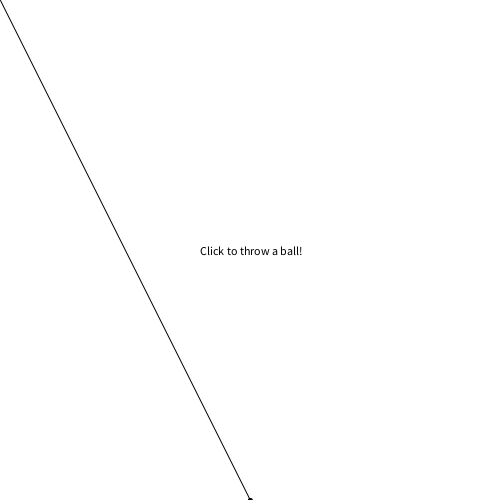
Frame 1 (no input)
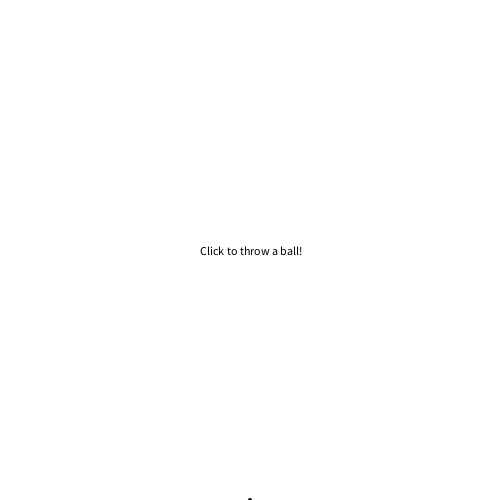
Frame 60 (the mouse pressed at the canvas centre just before this capture)
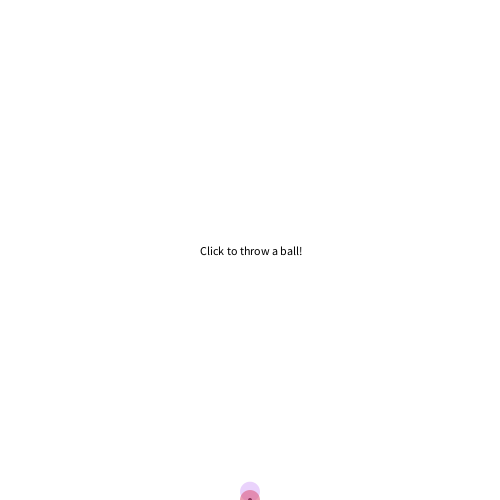
Frame 120 (the mouse held since frame 60 and released just before this capture)

The Processing sketch that drew these frames (run headless with seeded random() and noise(); from frame 60 on, the mouse is pressed at the canvas centre):

// Processing sketch: VectorHomework
// ── VectorHomework.pde
boolean mouseIsPressed;
PVector mouse, center, ballStartLoc, ballStartVel;
//Ball ball01;
ArrayList<Ball> balls;

void setup() {
  size(500, 500);
  ballStartLoc = new PVector(0, width/2);
  ballStartVel = new PVector(0, 0);
  balls = new ArrayList<Ball>();
  balls.add(new Ball(ballStartLoc, ballStartVel, 0));
  //ball01 = new Ball(ballStartLoc, ballStartVel, 0);
}

void draw() {
  background(255);
  fill(0);
  translate (width/2, height);
  ellipse(0, 0, 4, 4);
  mouse = new PVector(mouseX, mouseY);
  center = new PVector(width/2, height);
  mouse.sub(center);
  line(0, 0, mouse.x, mouse.y);
  textAlign(CENTER, CENTER);
  text("Click to throw a ball!", 0, -height/2);
  for (int i = 0; i < balls.size(); i++) {
   balls.get(i).displayBall(); 
  }
  //ball01.displayBall();
}

void mousePressed() {
  mouseIsPressed = true;
}
// ── Ball.pde
class Ball {
  
  PVector location, velocity;
  color ballColor;
  
  Ball (PVector loc, PVector vel, color col) {
    location = loc;
    velocity = vel;
    ballColor = color(int(random(0, 255)), int(random(0, 255)), int(random(0, 255)), int(random(0, 255))); 

  }
  
  void displayBall() {
    noStroke();
    fill(ballColor);
    ellipse(location.x, location.y, 20, 20);
    location.add(velocity);
    //println(location.x, location.y);
    if (mouseIsPressed) {
      resetBall(mouse.x, mouse.y);
      mouseIsPressed = false;
    }
    if (location.x - 10 < -250 || location.x + 10 > 250) {
     velocity.x = -velocity.x; 
    }
    if (location.y > 0 || location.y - 10 < -500) {
     velocity.y = -velocity.y; 
    }
  }
  
  void resetBall(float vecx, float vecy) {
    location = new PVector(0, 0);
    velocity = new PVector(vecx/30, vecy/30);
    //ballColor = color(int(random(0, 255)), int(random(0, 255)), int(random(0, 255))); 
    balls.add(new Ball(location, velocity, 0));
  }
  
}
